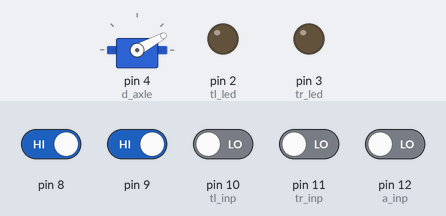
The sketch below on a simulated Arduino Uno, built with avr-gcc and run on an emulated ATmega328P. Shown: servo, output pins drawn as LEDs (lit = HIGH). The inputs (shaded band) are chosen by the test bench; at power-on: pin 8, pin 9 HIGH, pin 10 (tl_inp), pin 11 (tr_inp), pin 12 (a_inp) LOW.

Above: at 1.2 s.
1.3 s: pin 8 driven LOW
At 2.1 s:
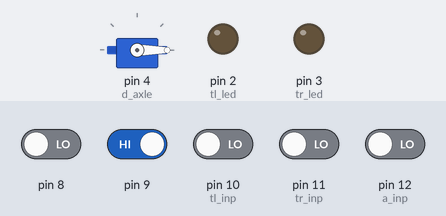
2.8 s: pin 10 (tl_inp) driven HIGH
At 3.3 s:
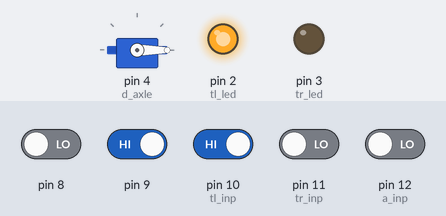
4.3 s: pin 11 (tr_inp) driven HIGH
At 4.7 s:
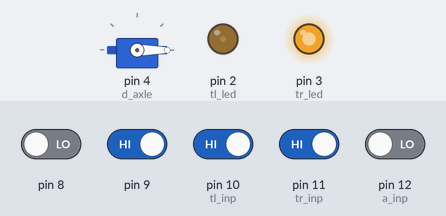
5.8 s: pin 9 driven LOW
At 6.5 s:
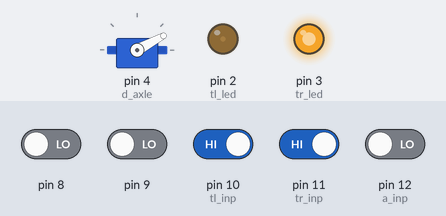
7.3 s: pin 8 driven HIGH
At 7.9 s:
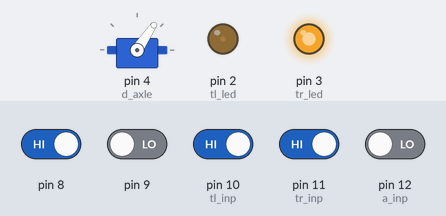
8.8 s: pin 10 (tl_inp) driven LOW
At 10.0 s:
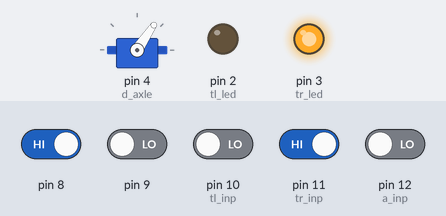
Timing chart, 0 to 11.3 s (numbered marks = the images above; inputs shaded):
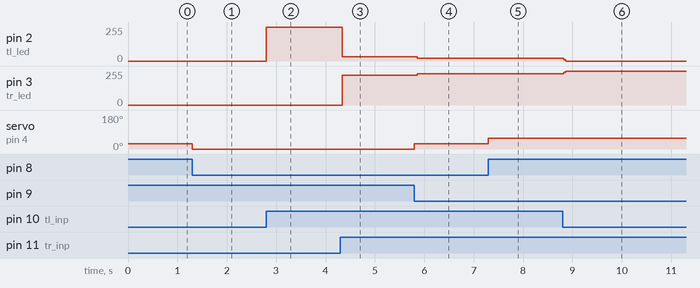

The sketch:

v0.1-E-ca___r.ino
```cpp
#include <Servo.h>

#define d_ang 28
#define rot_ang 28 //cant be smaller than ang_d

Servo d_axle; //directional axle
int tl_led = 2; // turn left led
int tr_led = 3; //turn right led
int tl_inp = 10; //turn left inp
int tr_inp = 11; //turn right inp
int a_inp = 12; //alert inp
int a_stage = 0; //alert stage

int cts = 0; //current turn signal
int tss = 0; //turn signal stage
int ctsir = 0;//current turn signal for input right
int ctsil = 0; //current turn signal for input left

void setup() {
  Serial.begin(9600);
  pinMode(tl_led, OUTPUT); //2
  pinMode(tr_led, OUTPUT); //3
  d_axle.attach(4); //4
  pinMode (tl_inp, INPUT); //5
  pinMode (tr_inp, INPUT); //6
  pinMode(8, INPUT); //8 turn right
  pinMode(9, INPUT); //9 turn left

  d_axle.write(d_ang);
}

//activate turn signal
void t_signal() {
  //activate turn left signal
  if(digitalRead(tl_inp) && cts != 1 && ctsil == 0) {
    cts = 1;
    digitalWrite(tl_led, HIGH);
    digitalWrite(tr_led, LOW);
    ctsil = 1;
    ctsir = 0;
  } else if (digitalRead(tl_inp) && cts == 1 && ctsil == 2) {
    cts = 0;
    digitalWrite(tl_led, LOW);
  }
  //activate turn right signal
  if(digitalRead(tr_inp) && cts != 2 && ctsir == 0) {
    cts = 2;
    digitalWrite(tl_led, LOW);
    digitalWrite(tr_led, HIGH);
    ctsir = 1;
    ctsil = 0;
  } else if (digitalRead(tr_inp) && cts == 2 && ctsir == 2) {
    cts = 0;
    digitalWrite(tr_led, LOW);
  }
  //anti-flick system
  if(!digitalRead(tr_inp) && ctsir == 1) { ctsir = 2;}
  if(!digitalRead(tr_inp) && cts == 0) {ctsir = 0;}
  if(!digitalRead(tl_inp) && ctsil == 1) { ctsil = 2;}
  if(!digitalRead(tl_inp) && cts == 0) {ctsil = 0;}

  //disactivate turn signal
  if(!digitalRead(9) && !digitalRead(8) && tss == 0 && cts != 0) {tss = 1;}
  if(digitalRead(8) && tss == 1 && cts == 2) {tss = 2;}
  if(digitalRead(9) && tss == 1 && cts == 1) {tss = 3;}
  if(!digitalRead(9) && !digitalRead(8) && tss == 2) {
    digitalWrite(tr_led, LOW);
    cts = 0;
    tss = 0;
    ctsil = 0;
    ctsir = 0;
  }
  if(!digitalRead(9) && !digitalRead(8) && tss == 3) {
    digitalWrite(tl_led, LOW);
    cts = 0;
    tss = 0;
    ctsil = 0;
    ctsir = 0;
  }
}
//Servo rotation for directional
void directional() {
  if(digitalRead(8) && !digitalRead(9)) {
    d_axle.write(d_ang+rot_ang); //turn right
  }
  if(digitalRead(9) && !digitalRead(8)) {
    d_axle.write(d_ang-rot_ang); //turn left
  }
  if(!digitalRead(8) && !digitalRead(9)) {
    d_axle.write(d_ang); //back to default pos
  }
}

//alert
void alert() {
  if(digitalRead(a_inp) && a_stage == 0) {
    int cts = 0;
    int tss = 0;
    int ctsir = 0;
    int ctsil = 0;
    digitalWrite(tl_led, HIGH);
    digitalWrite(tr_led, HIGH);
   a_stage = 1;
  }
  if(!digitalRead(a_inp) && a_stage == 1) {
  	a_stage = 2;
  }
  if(digitalRead(a_inp) && a_stage == 2) {
    digitalWrite(tl_led, LOW);
    digitalWrite(tr_led, LOW);
	a_stage = 3;
  }
  if(!digitalRead(a_inp) && a_stage == 3) {
    a_stage = 0;
  }
}

void loop() {
  directional();
  t_signal();
  alert();
}
```

Measured:
- after the input at 1.3 s, servo on pin 4 (d_axle): 28° → 0° at once
- after the input at 2.8 s, pin 2 (tl_led): 0/255 → 255/255 at once
- after the input at 4.3 s, pin 2 (tl_led): 255/255 → 31/255 at once; pin 3 (tr_led): 0/255 → 225/255 at once
- after the input at 5.8 s, pin 2 (tl_led): 31/255 → 21/255 after 0.06 s; pin 3 (tr_led): 225/255 → 233/255 after 0.06 s; servo on pin 4 (d_axle): 0° → 28° at once
- after the input at 7.3 s, servo on pin 4 (d_axle): 28° → 56° at once
- after the input at 8.8 s, pin 2 (tl_led): 21/255 → 0/255 at once; pin 3 (tr_led): 233/255 → 255/255 at once
